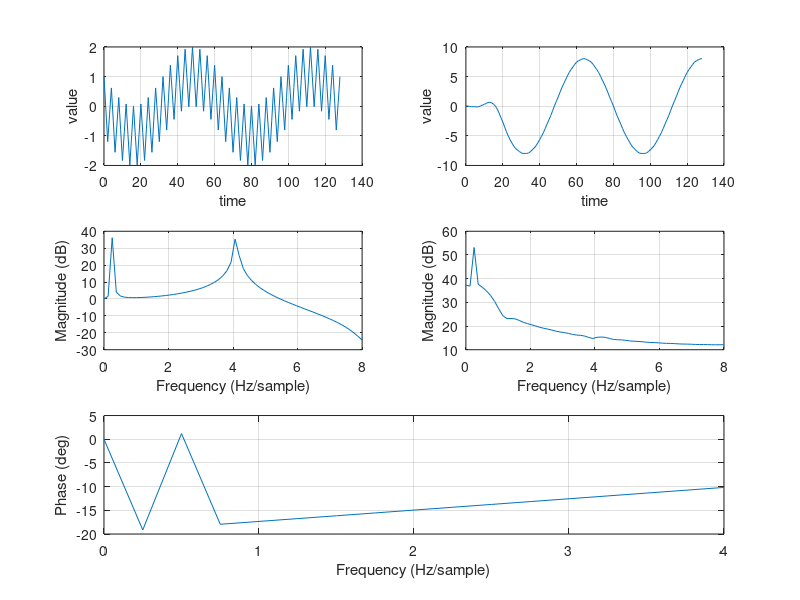

Reproduce this figure in MATLAB.
% lab3 procedure file
% procedure 1

d1 = 5;     % student id : 111521035
p = mod (d1, 3)     % p = 5%3 = 2

Alpha = 0.5; %alpha
T = 1;       % sampling cycle
Ts = T/8;    % sampling frequence

hp_array = zeros(1,33);  % to save the result of function.
for n = -16:16
    t = n * (1/8);
    hp_array(1,n+17) = 1/sqrt(T)*((1-Alpha)*sinc((1-Alpha)*t/T) + ...
                            Alpha*(sinc(Alpha*t/T+1/4)*cos(pi*t/T + pi/4) + ...
                                    sinc(Alpha*t/T-1/4)*cos(pi*t/T-pi/4)));
end

ff_hp_array = fft(hp_array);    %convert function to frequency domain
mag = 20*log10(abs(ff_hp_array)); % caculate magnitude of function
phase = angle(ff_hp_array)*2*pi; % caculate phase of function

faxis = 4*linspace(0,1,17) %   fs/sample

% plot1 'time domain'
subplot(311),plot((-16:16), hp_array)
xlabel('time');
ylabel('value');
grid on;

% plot2 'magnitude of frequency domain'
subplot(312),plot(faxis, mag(1:17));
% subplot(312),plot(faxis, mag);
xlabel('Frequency (Hz/sample)'), ylabel('Magnitude (dB)');
grid on;

% plot3 'phase of frequency domain'
subplot(313),plot(faxis, phase(1:17));
% subplot(313),plot(faxis, phase);
xlabel('Frequency (Hz/sample)'), ylabel('Phase (deg)');
grid on;


%% Procdure 2

x_func = zeros(1,129);
for n = 0:128
    x_func(1,n+1) = sin(-2*pi*n/64)+cos(2*pi*n/4);
end

y_func = zeros(1,129);
for n = 1:129

    for m = 1:n

        if m>33 
              break 
%         elseif n>33
%         num = n-m+1;
%         else 
%         num = n-m+1;
        end
%           h = m
%           x = num
        y_func(1,n) = y_func(1,n) + x_func(1,n-m+1)* hp_array(1,m);

    end
end

ttf_x_func = fft(x_func);
ttf_y_func = fft(y_func);
mag_x = 20*log10(abs(ttf_x_func)); % caculate magnitude of function
mag_y = 20*log10(abs(ttf_y_func)); % caculate magnitude of function
phase_x = angle(ttf_x_func)*2*pi; % caculate phase of function
phase_y = angle(ttf_y_func)*2*pi; % caculate phase of function
faxis_p2 = 8*linspace(0,1,64);

% plot1 'time domain'
subplot(321),plot((0:128), x_func)
xlabel('time');
ylabel('value');
grid on;

subplot(322),plot((0:128), y_func)
xlabel('time');
ylabel('value');
grid on;

% plot2 'magnitude of frequency domain'
subplot(323),plot(faxis_p2, mag_x(1:64));
xlabel('Frequency (Hz/sample)'), ylabel('Magnitude (dB)');
grid on;

subplot(324),plot(faxis_p2, mag_y(1:64));
xlabel('Frequency (Hz/sample)'), ylabel('Magnitude (dB)');
grid on;

% plot3 'phase of frequency domain'
